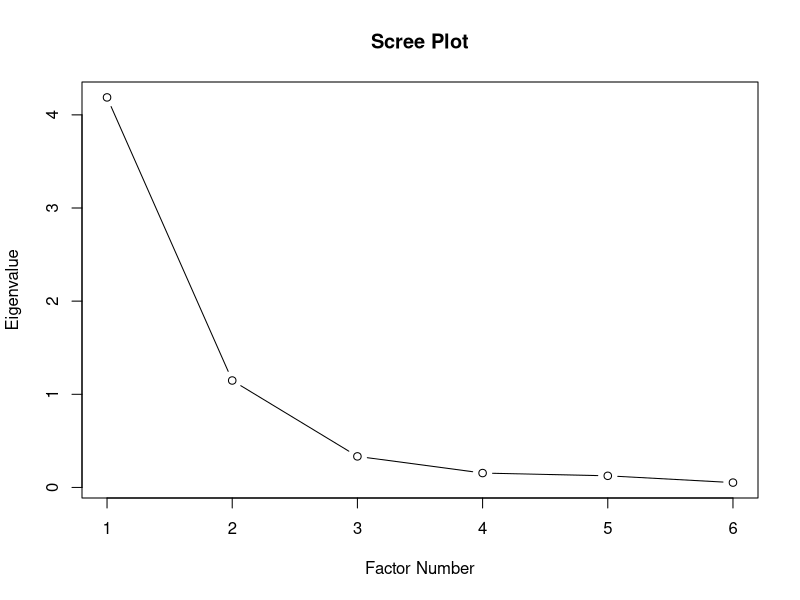

The R script that drew this image:
# =========================================
#         Factor Analysis
# =========================================

# 1. Load dataset
data(mtcars)

# 2. Select variables
data_fa <- mtcars[, c("mpg","disp","hp","drat","wt","qsec")]

# 3. Standardize data
data_scaled <- scale(data_fa)

# 4. Correlation matrix
cor_matrix <- cor(data_scaled)
print("Correlation Matrix:")
print(cor_matrix)

# 5. Eigenvalues
eigen_values <- eigen(cor_matrix)$values
print("Eigenvalues:")
print(eigen_values)

# 6. Scree Plot
plot(eigen_values,
     type="b",
     main="Scree Plot",
     xlab="Factor Number",
     ylab="Eigenvalue")

# 7. Perform Factor Analysis
fa_result <- factanal(data_scaled, factors=2, rotation="varimax")

print(fa_result)

# 8. Extract factor loadings
loadings_matrix <- as.matrix(fa_result$loadings)

# 9. Compute communalities
communalities <- rowSums(loadings_matrix^2)

# 10. Extract specific variance (uniqueness)
specific_variance <- fa_result$uniquenesses

# 11. Create final factor analysis table
fa_table <- cbind(loadings_matrix,
                  Communality = communalities,
                  Specific_Variance = specific_variance)

print("Final Factor Analysis Table:")
print(round(fa_table,3))

# ====================Practice Questions====================

#Q1. Perform factor analysis for USArrests data in R.
#Q2. Perform factor analysis for "big_five_personality_teaching_dataset".
